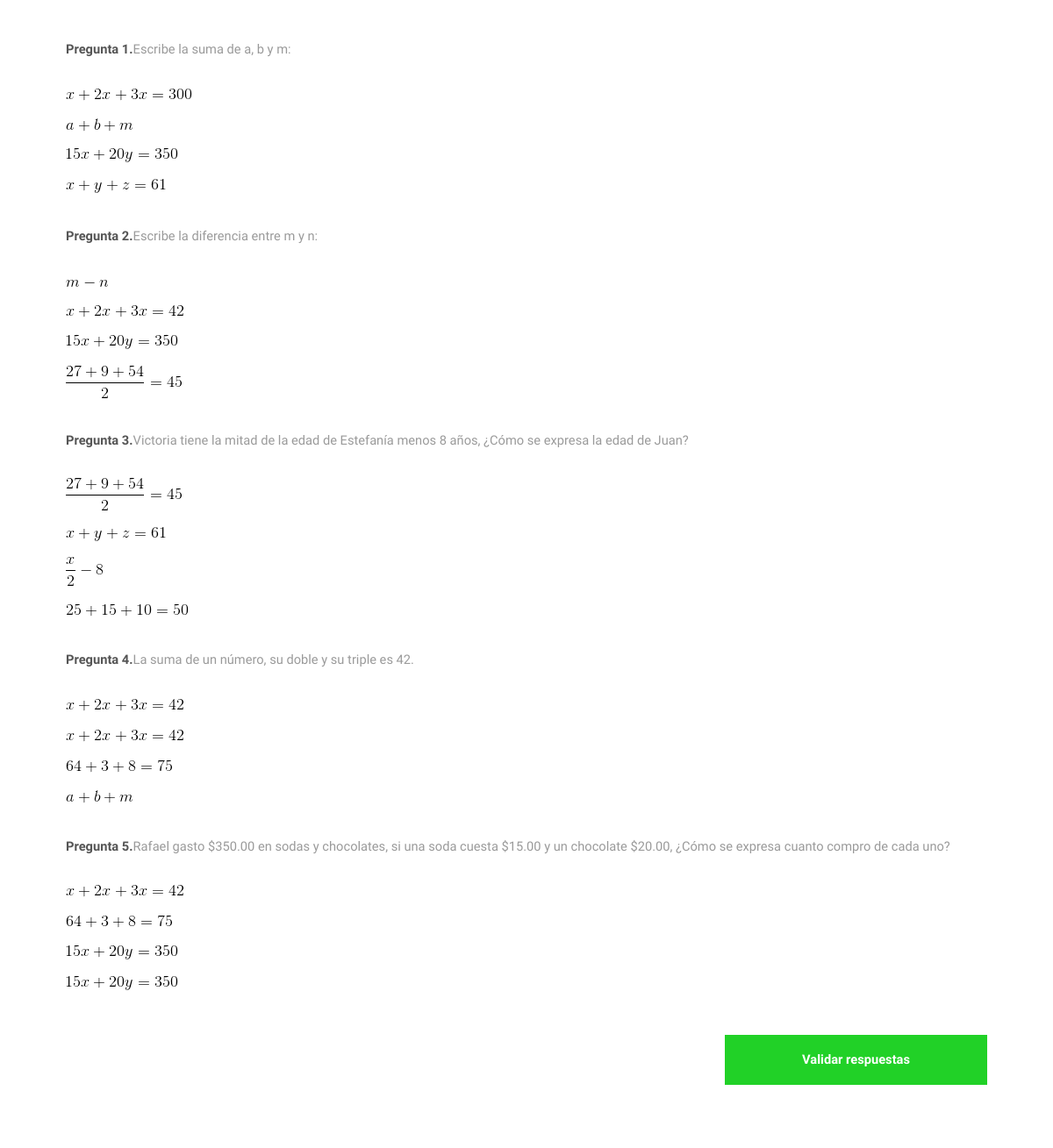
Before: /includes/examn_1.php with the older database file.
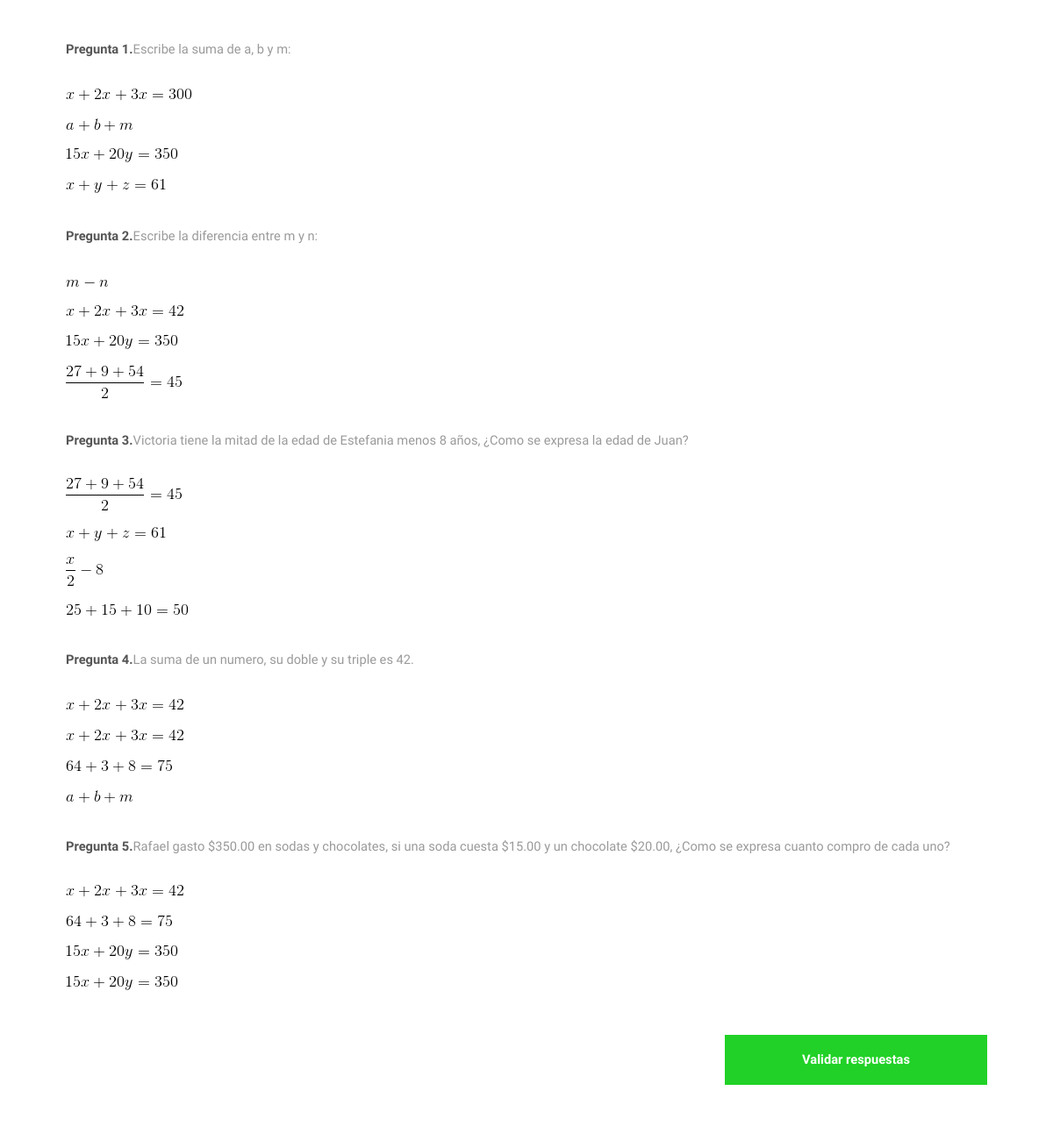
After: the same page with the newer database file.
### tables this page shows
CREATE TABLE `Exams` (
	`id` int(8) NOT NULL,
	`clave` varchar(8) NOT NULL,
	`question` text NOT NULL,
	`answer` text NOT NULL
);

### includes/examn_1.php (the view, shortened to what the changed rows need)
<?php
$conn = OpenCon();
?>
<!DOCTYPE HTML>
<html>
	<head>
     <link rel="stylesheet" href="/assets/css/bootstrap.min.css">
    <link rel="stylesheet" href="/assets/css/main.css" />
	</head>
	<body class="subpage">
                <div id="wrapper" class="sub-margin">
                <div class="container-fluid">
                    <section id="main">
                        <?php
                        $subject=1;
                        $length=0;
                        if ($subject==1){
                            $length=11;
                        }elseif($subject==2){
                            $length=24;
                        }else{
                            $length=10;
                        }
                        $idT = 'T'. $subject;
                        $sql = "SELECT question, answer FROM exams WHERE clave LIKE '$idT%'";
                        $topic_questions_sql = $conn->query($sql) or die($conn->error);
                        $topic_questions = [];
                        if ($topic_questions_sql->num_rows > 0) {
                            while($row = $topic_questions_sql->fetch_assoc()) {
                                array_push($topic_questions, $row);
                            }
                        }
                        shuffle($topic_questions);
                        $questions = array_slice($topic_questions, 0, 5);
                        $question_number=1;
                        $data_value=1;
                        foreach($questions as $item) {
                            $numero= rand(1,$length);
                            $part2="";
                            $part2_complete="";
                            $question=$item['question'];
                            $anwser=$item['answer'];
                            $url="../assets/img/";
                            $parts=explode($url, $question);
                            $part1=$parts[0];
                            $r1= 0;
                            while ($r1 == 0 || $r1 == $numero) {
                                $r1=rand(1,$length);
                            }
                            $r2= 0;
                            while ($r2 == 0 || $r2 == $numero || $r2 == $r1) {
                                $r2=rand(1,$length);
                            }
                            $r3= 0;
                            while ($r3 == 0 || $r3 == $numero || $r3 == $r1 || $r3 == $r2) {
                                $r3=rand(1,$length);
                            }
                            $img1=$url.'T'.$subject.'A'.$r1;
                            $img2=$url.'T'.$subject.'A'.$r2;
                            $img3=$url.'T'.$subject.'A'.$r3;
                            $html_image1='<div class="4u$"><span class="image"><img src="'.$img1.'.gif" data-value="0" onclick="setInputValue'.$data_value.'()"></span></div>';
                            $hmtl_image2='<div class="4u$"><span class="image"><img src="'.$img2.'.gif" data-value="0" onclick="setInputValue'.$data_value.'()"></span></div>';
                            $html_image3='<div class="4u$"><span class="image"><img src="'.$img3.'.gif" data-value="0" onclick="setInputValue'.$data_value.'()"></span></div>';
                            $html_response='<div class="4u$"><span class="image"><img src="'.$anwser.'" data-value="1" onclick="setInputValue'.$data_value.'()"></span></div>';
                            $sortable=array($html_image1,$hmtl_image2,$html_image3,$html_response);
                            shuffle($sortable);
                            if($part2!='' ||$part2!=null){
                                echo '<div class="box alt">
                                <p><strong>Pregunta '.$question_number.'.</strong>'.$part1.'<img src='.$part2_complete.'></p>
                                <div class="row 50% uniform">';?>
                                <?php
                                    foreach($sortable as $item) {
                                        echo $item . "\n";
                                    }
                                    echo  '</div>
                                    </div>';
                                    $question_number++;
                                    $data_value++;
                            }else
                            if($part2=='' ||$part2==null){
                                    echo '<div class="box alt">
                                    <p><strong>Pregunta '.$question_number.'.</strong>'.$part1.'</p>
                                    <div class="row 50% uniform">';?>
                                    <?php
                                        foreach($sortable as $item) {
                                            echo $item . "\n";
                                        }
                                        echo  '</div>
                                        </div>';
                                        $question_number++;
                                        $data_value++;
                            }
                        }
                        ?>
                    </section>
                </div>
        </div>
	</body>
</html>

Changed rows visible on the page:
changed exams: question "Victoria tiene la mitad de la edad de Estefanía menos 8 años, ¿Cómo se expresa la edad de Juan?" → "Victoria tiene la mitad de la edad de Estefania menos 8 años, ¿Como se expresa la edad de Juan?"
changed exams: question "La suma de un número, su doble y su triple es 42." → "La suma de un numero, su doble y su triple es 42."
changed exams: question "Rafael gasto $350.00 en sodas y chocolates, si una soda cuesta $15.00 y un chocolate $20.00, ¿Cómo se expresa cuanto compro de cada uno?" → "Rafael gasto $350.00 en sodas y chocolates, si una soda cuesta $15.00 y un chocolate $20.00, ¿Como se expresa cuanto compro de cada uno?"
